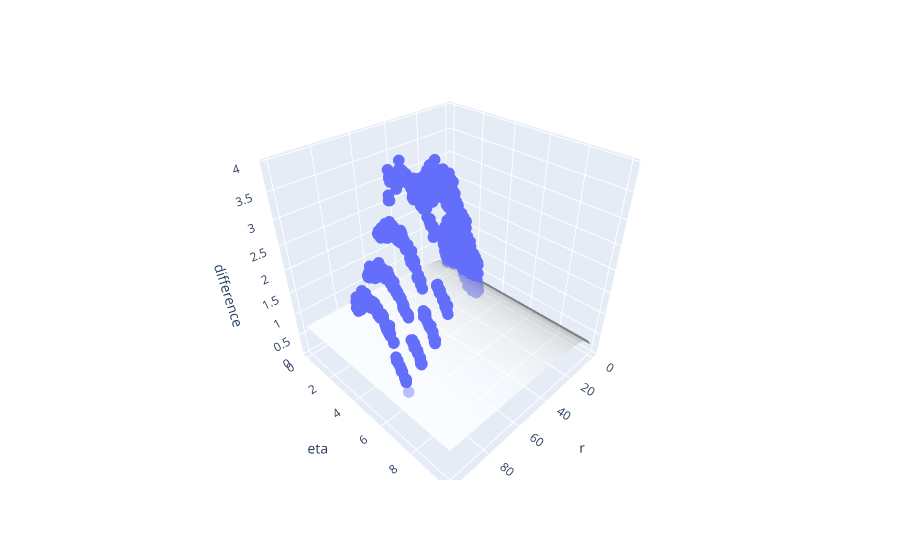

Notebook code for this chart:
### Code cell
# Model 1

fig = px.scatter_3d(df_smallH, x='r', y='eta', z='difference')
fig.update_layout(scene=dict(aspectmode='cube'))

surface_trace = go.Surface(z=z, x=x, y=y, showscale=False, opacity=0.5, colorscale='gray')
fig.update_traces(marker={'size': 4}) 

# Add the surface plot trace to the existing figure
fig.add_trace(surface_trace)
fig.show()

### Figure 1 — Plotly figure (JSON) as saved in the notebook; plotly's stock layout.template omitted (floating-point values rounded to 4 significant figures; data arrays with more than 128 entries replaced by an {"elided": "..."} marker saying what was removed)
{"data": [{"hovertemplate": "r=%{x}<br>eta=%{y}<br>difference=%{z}<extra></extra>", "legendgroup": "", "marker": {"color": "#636efa", "size": 4, "symbol": "circle"}, "mode": "markers", "name": "", "scene": "scene", "showlegend": false, "type": "scatter3d", "x": {"elided": "1178 int values"}, "y": {"elided": "1178 float values"}, "z": {"elided": "1178 float values"}}, {"colorscale": [[0, "rgb(0, 0, 0)"], [0.09091, "rgb(16, 16, 16)"], [0.1818, "rgb(38, 38, 38)"], [0.2727, "rgb(59, 59, 59)"], [0.3636, "rgb(81, 80, 80)"], [0.4545, "rgb(102, 101, 101)"], [0.5455, "rgb(124, 123, 122)"], [0.6364, "rgb(146, 146, 145)"], [0.7273, "rgb(171, 171, 170)"], [0.8182, "rgb(197, 197, 195)"], [0.9091, "rgb(224, 224, 223)"], [1, "rgb(254, 254, 253)"]], "opacity": 0.5, "showscale": false, "type": "surface", "x": {"elided": "11x101 int values"}, "y": {"elided": "11x101 int values"}, "z": {"elided": "11x101 float values"}}], "layout": {"legend": {"tracegroupgap": 0}, "margin": {"t": 60}, "scene": {"aspectmode": "cube", "domain": {"x": [0, 1], "y": [0, 1]}, "xaxis": {"title": {"text": "r"}}, "yaxis": {"title": {"text": "eta"}}, "zaxis": {"title": {"text": "difference"}}}}}
